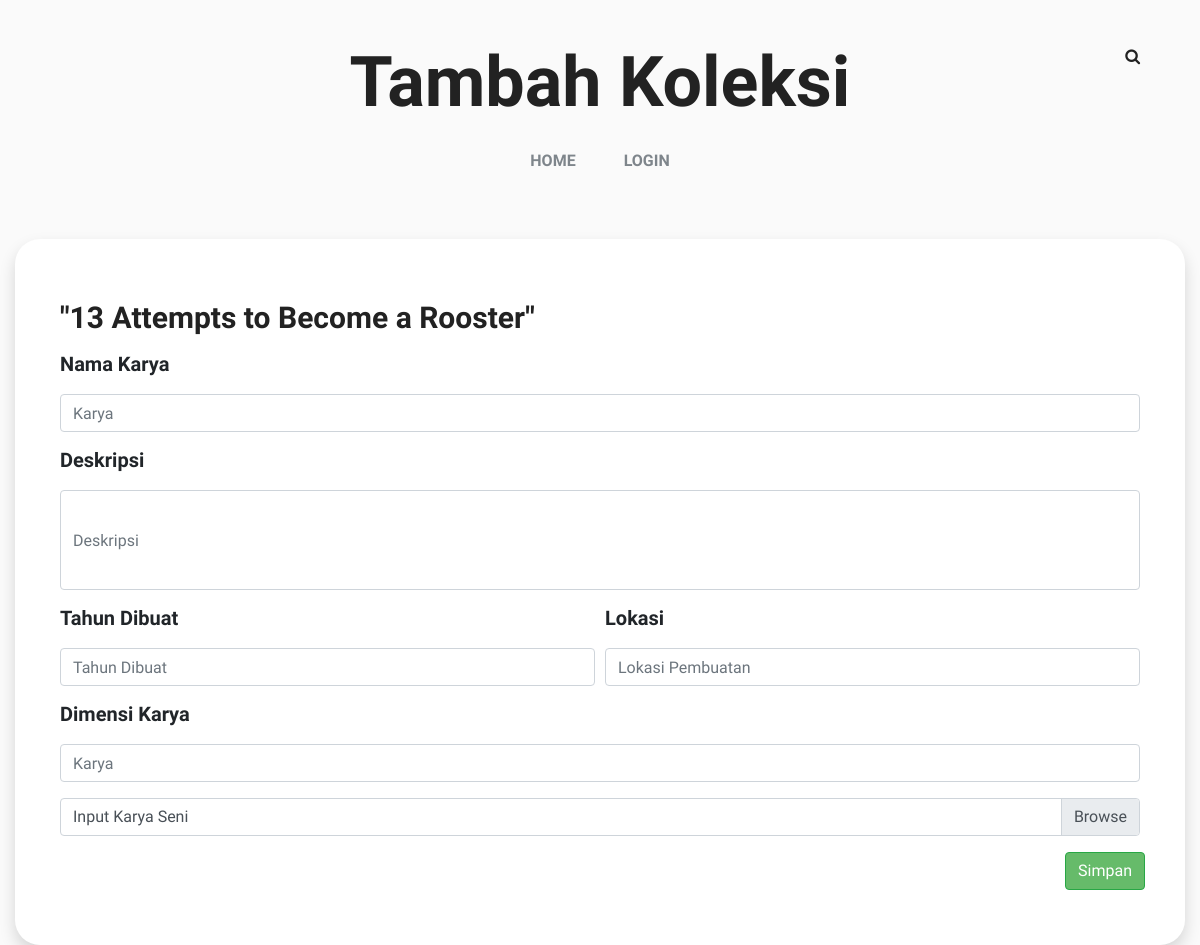
Before: /admin/art/1 with the older database file.
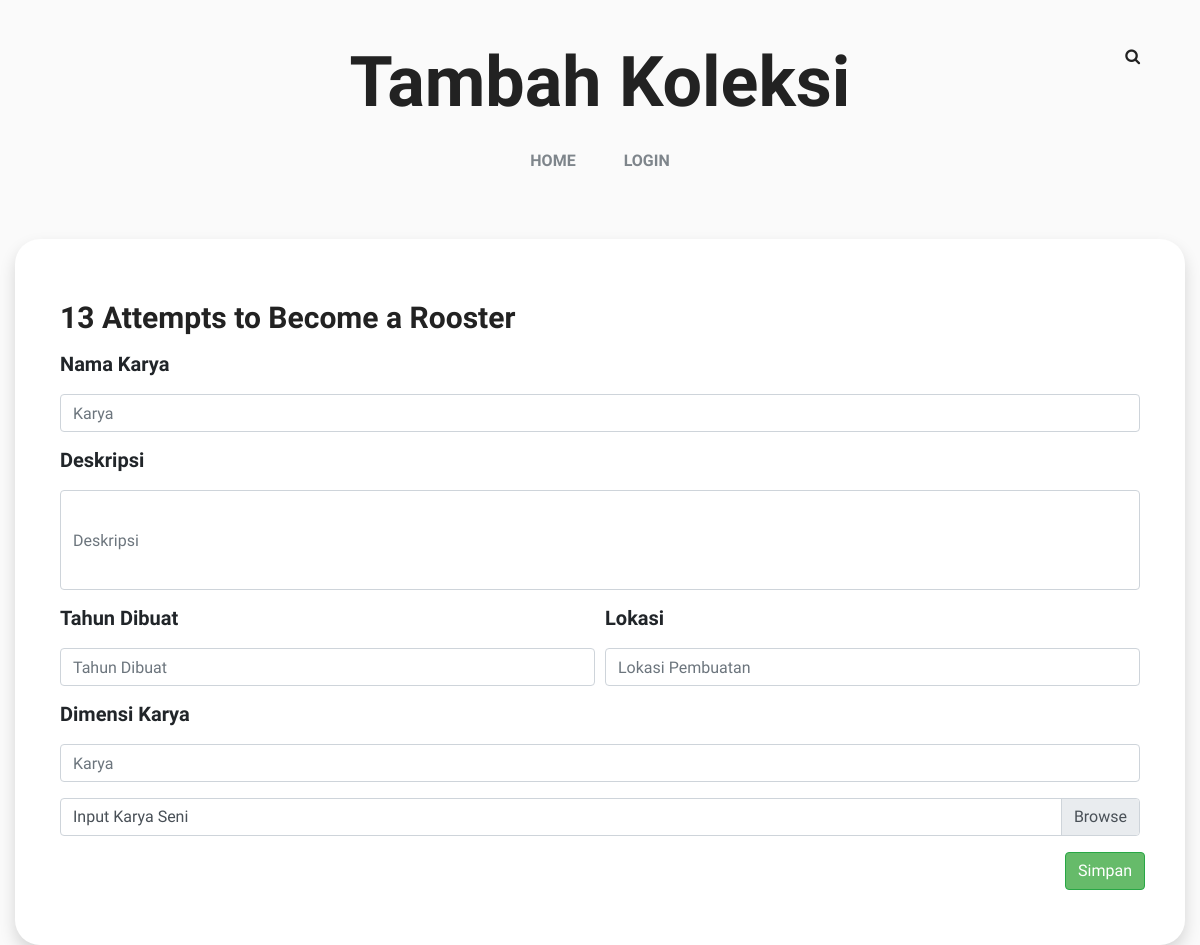
After: the same page with the newer database file.
### tables this page shows
CREATE TABLE `tr_artikel` (
  `id_artikel` int(11) NOT NULL,
  `id_seniman` int(11) NOT NULL,
  `id_media` int(11) NOT NULL,
  `id_galeri` int(11) NOT NULL,
  `id_jenis` int(11) NOT NULL,
  `judul` varchar(255) NOT NULL,
  `deskripsi` text NOT NULL
);

### application/controllers/Admin.php (called while the page is built, shortened)
<?php
class Admin extends CI_Controller {
	public function art($id)
	{
		$title = array(
			"title" => "Tambah Koleksi"
		  );
		  $data['artikel'] = $this->m_item->get_detail_artikel($id);
		$this->load->view('header', $title);
		$this->load->view('input-art',$data);
		$this->load->view('footer');
	}
}

### index.php (called while the page is built, shortened)
<?php
require_once BASEPATH.'core/CodeIgniter.php';

### application/models/m_item.php (called while the page is built, shortened)
<?php
class M_item extends CI_Model{
	public function get_detail_artikel($id) {
		return $this->db->query("SELECT a.id_artikel,a.judul,a.deskripsi,b.nama_seniman,b.id_seniman,c.nama_galeri,c.id_galeri,d.nama_media,d.id_media,e.nama_jenis,e.id_jenis FROM tr_artikel as a LEFT JOIN m_seniman AS b ON a.id_seniman=b.id_seniman JOIN m_galeri AS c ON a.id_galeri=c.id_galeri JOIN m_media AS d ON a.id_media=d.id_media JOIN m_jenis AS e ON a.id_jenis=e.id_jenis WHERE a.id_artikel = $id ")->result();
	}
}
?>

### application/views/input-art.php (the view, shortened to what this page needs)
  <div class="blog__single__page">
<article class="blog__article pt-3">
	<blockquote class="shadow bg-white">
	<?php foreach($artikel as $data): ?>
	<h3 class="my-3"><?=$data->judul?></h3>
		<form class="needs-validation" method="post" action="<?=base_url('art/insert_art/'.$data->id_artikel)?>" enctype="multipart/form-data" novalidate>
                  <div class="form-row">
                    <div class="col-md-12 mb-3">
                      <label for="namaKarya"><h4>Nama Karya</h4></label>
                      <input type="text" class="form-control" id="namaKarya" name="judulKarya" placeholder="Karya" value="" required>
                    </div>
                    <div class="col-md-12 mb-3">
                      <label for="deskKarya"><h4>Deskripsi</h4></label>
                      <input type="text" class="form-control" id="deskKarya" name="deskKarya" placeholder="Deskripsi" value="" required style="height: 100px;">
			  </div>
			  <div class="col-md-6 mb-3">
                      <label for="yearpicker"><h4>Tahun Dibuat</h4></label>
                      <input type="number" class="form-control" id="yearpicker" name="tahunDibuat" placeholder="Tahun Dibuat" value="" required>
			  </div>
			  <div class="col-md-6 mb-3">
                      <label for="lokasiKarya"><h4>Lokasi</h4></label>
                      <input type="text" class="form-control" id="lokasiKarya" name="lokasiKarya" placeholder="Lokasi Pembuatan" value="" required>
                    </div>
									<div class="col-md-12 mb-3">
                      <label for="namaKarya"><h4>Dimensi Karya</h4></label>
                      <input type="text" class="form-control" id="namaKarya" name="dimensiKarya" placeholder="Karya" value="" required>
                    </div>
			  <div class="col-md-12 mb-3">
				<div class="custom-file">
					<label class="custom-file-label" for="gambar">Input Karya Seni</label>
				  </div>
			  </div>
                  <button class="btn btn-success ml-auto" type="submit">Simpan</button>
                </form>
		<?php endforeach ?>
          </blockquote>
      </article>
  </div>

Changed rows visible on the page:
changed tr_artikel: judul "\"13 Attempts to Become a Rooster\"" → "13 Attempts to Become a Rooster"
